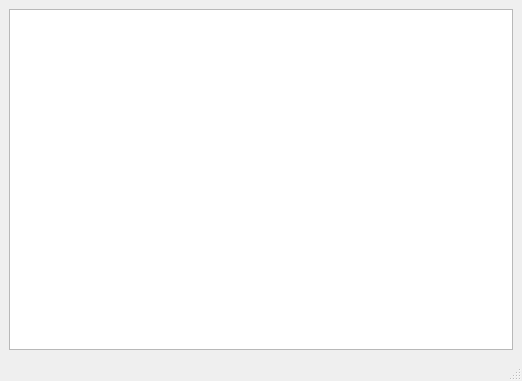
<?xml version="1.0" encoding="UTF-8"?>
<ui version="4.0">
 <class>MainWindow</class>
 <widget class="QMainWindow" name="MainWindow">
  <property name="geometry">
   <rect>
    <x>0</x>
    <y>0</y>
    <width>522</width>
    <height>381</height>
   </rect>
  </property>
  <property name="windowTitle">
   <string>MainWindow</string>
  </property>
  <widget class="QWidget" name="centralwidget">
   <layout class="QVBoxLayout" name="verticalLayout_3">
    <item>
     <layout class="QVBoxLayout" name="verticalLayout">
      <item>
       <widget class="QListWidget" name="listItems"/>
      </item>
     </layout>
    </item>
    <item>
     <layout class="QHBoxLayout" name="ButtonLayout"/>
    </item>
   </layout>
  </widget>
  <widget class="QMenuBar" name="menubar">
   <property name="geometry">
    <rect>
     <x>0</x>
     <y>0</y>
     <width>522</width>
     <height>21</height>
    </rect>
   </property>
  </widget>
  <widget class="QStatusBar" name="statusbar"/>
 </widget>
 <resources/>
 <connections/>
</ui>
